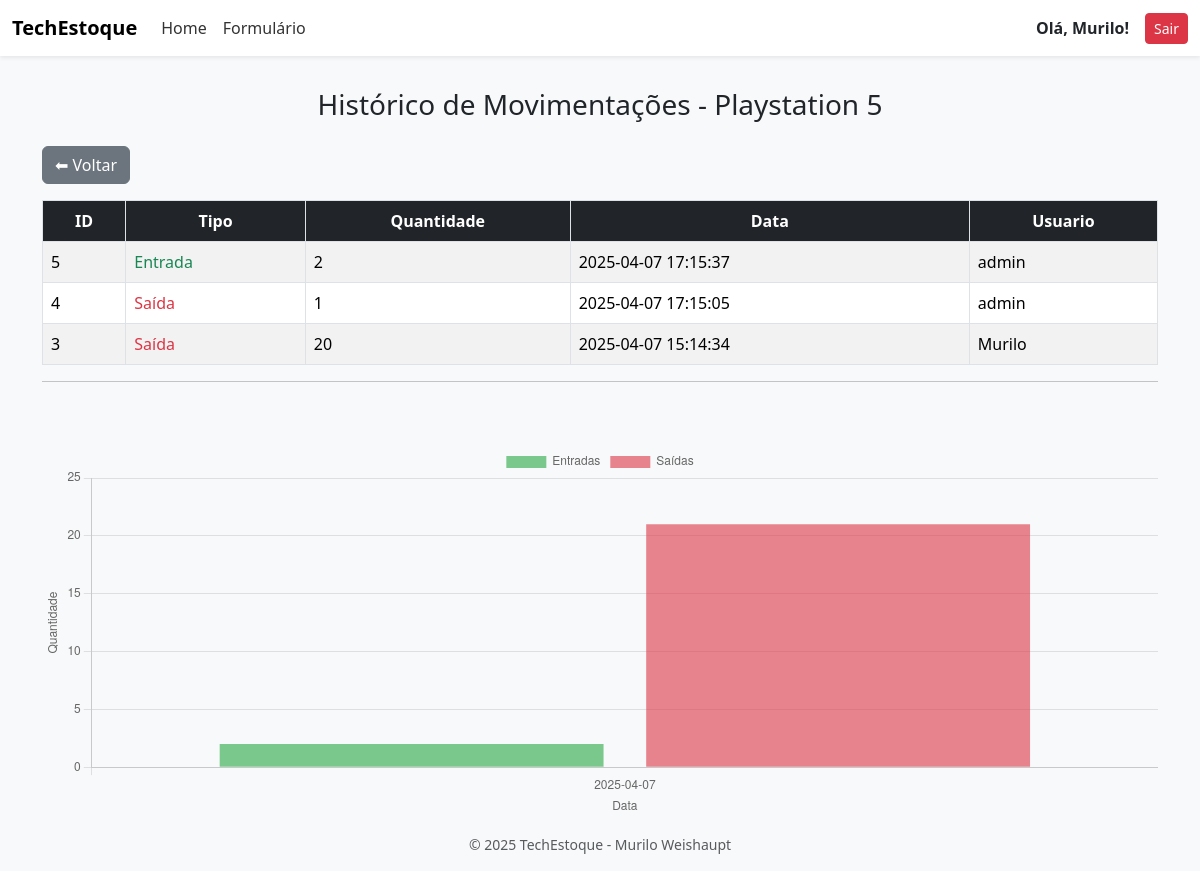
/estoque/historico/3 (signed in), run on the app's committed database.
### tables this page shows
CREATE TABLE usuarios (
                    id INTEGER PRIMARY KEY AUTOINCREMENT,
                    nome TEXT NOT NULL,
                    email TEXT UNIQUE NOT NULL,
                    senha TEXT NOT NULL,
                    tipo TEXT CHECK(tipo IN ('admin', 'comum')) NOT NULL DEFAULT 'comum');

CREATE TABLE produtos (
                    ID INTEGER PRIMARY KEY AUTOINCREMENT,
                    NOME TEXT,
                    QUANTIDADE_ESTOQUE INTEGER,
                    FABRICANTE TEXT,
                    DESCRICAO TEXT,
                    PRECO REAL);

CREATE TABLE movimentacoes (
                    id INTEGER PRIMARY KEY AUTOINCREMENT,
                    produto_id INTEGER,
                    quantidade INTEGER NOT NULL,
                    tipo_movimentacao TEXT CHECK(tipo_movimentacao in ('entrada', 'saida')) NOT NULL,
                    data TIMESTAMP DEFAULT CURRENT_TIMESTAMP,
                    usuario_id INTEGER,
                    FOREIGN KEY (produto_id) REFERENCES produtos(id),
                    FOREIGN KEY (usuario_id) REFERENCES usuarios(id)
                    );

### routes/produto.py (the view)
@bp_produto.route("/historico/<int:id>")
def historico_produto(id):
    if "user_id" not in session:
        flash("Você precisa fazer login!")
        return redirect(url_for("auth.login"))
    with sql.connect("form_db.db") as con:
        con.row_factory = sql.Row
        cur = con.cursor()
        cur.execute("SELECT * FROM produtos WHERE ID = ?", (id,))
        produto = cur.fetchone()
        cur.execute('''
                    SELECT m.*, u.nome as nome_usuario
                    FROM movimentacoes m
                    JOIN usuarios u ON m.usuario_id = u.id
                    WHERE m.produto_id = ?
                    ORDER BY m.data DESC
                    ''', (id,))
        historico = cur.fetchall()
        cur.execute('''
                    SELECT tipo_movimentacao, DATE(data) as dia, SUM(quantidade) as total
                    FROM movimentacoes
                    WHERE produto_id = ?
                    GROUP BY dia, tipo_movimentacao
                    ORDER BY dia ASC
                    ''', (id,))
        movimentacoes_agrupadas = cur.fetchall()
        movimentacoes_agrupadas_dict = [
            {
                "dia":  row["dia"],
                "tipo_movimentacao": row["tipo_movimentacao"],
                "total": row["total"]
            } for row in movimentacoes_agrupadas
        ]
    return render_template("historico_produto.html", produto=produto, historico=historico, movimentacoes_agrupadas=movimentacoes_agrupadas_dict)

### templates/historico_produto.html (shortened to what this page needs)
{% extends 'layout.html' %}
{% block body %}
<h3 class="text-center mb-4">Histórico de Movimentações - {{ produto.NOME }}</h3>
<a href="{{ url_for('produto.index') }}" class="btn btn-secondary mb-3">⬅ Voltar</a>
<table class="table table-striped table-bordered">
  <thead class="thead-dark">
    <tr>
      <th>ID</th>
      <th>Tipo</th>
      <th>Quantidade</th>
      <th>Data</th>
      <th>Usuario</th>
    </tr>
  </thead>
  <tbody>
    {% for mov in historico %}
    <tr>
      <td>{{ mov.id }}</td>
      <td>
        {% if mov.tipo_movimentacao == 'entrada' %}
          <span class="text-success">Entrada</span>
        {% else %}
          <span class="text-danger">Saída</span>
        {% endif %}
      </td>
      <td>{{ mov.quantidade }}</td>
      <td>{{ mov.data }}</td>
      <td>{{ mov.nome_usuario }}</td>
    </tr>
    {% else %}
    <tr>
      <td colspan="5" class="text-center text-muted">Sem movimentações registradas.</td>
    </tr>
    {% endfor %}
  </tbody>
</table>
<hr>
<br>
<br>
<canvas id="graficoMovimentacoes" height="100"></canvas>
<script>
  const dadosBrutos = JSON.parse('{{ movimentacoes_agrupadas | tojson | safe }}');
  const diasUnicos = [...new Set(dadosBrutos.map(m => m.dia))];
  const entradas = diasUnicos.map(dia => {
    const mov = dadosBrutos.find(m => m.dia === dia && m.tipo_movimentacao === 'entrada');
    return mov ? mov.total : 0;
  });
  const saidas = diasUnicos.map(dia => {
    const mov = dadosBrutos.find(m => m.dia === dia && m.tipo_movimentacao === 'saida');
    return mov ? mov.total : 0;
  });
  const ctx = document.getElementById('graficoMovimentacoes').getContext('2d');
  new Chart(ctx, {
    type: 'bar',
    data: {
      labels: diasUnicos,
      datasets: [
        {
          label: 'Entradas',
          data: entradas,
          backgroundColor: 'rgba(40, 167, 69, 0.6)',
        },
        {
          label: 'Saídas',
          data: saidas,
          backgroundColor: 'rgba(220, 53, 69, 0.6)',
        }
      ]
    },
    options: {
      responsive: true,
      scales: {
        y: {
          beginAtZero: true,
          title: {
            display: true,
            text: 'Quantidade'
          }
        },
        x: {
          title: {
            display: true,
            text: 'Data'
          }
        }
      }
    }
  });
</script>
{% endblock %}

### templates/layout.html (shortened to what this page needs)
<!DOCTYPE html>
<html lang="pt-br">
<head>
    <link href="https://cdn.jsdelivr.net/npm/bootstrap@5.3.3/dist/css/bootstrap.min.css" rel="stylesheet">
    <link rel="stylesheet" href="{{ url_for('static', filename='css/style.css') }}">
    <link rel="stylesheet" href="{{ url_for('static', filename='css/adiciona_user.css') }}">
</head>
<body class="bg-light d-flex flex-column min-vh-100">
    <header>
        {% if request.endpoint != 'auth.login' %}
        <nav class="navbar navbar-expand-lg shadow-sm">
            <div class="container-fluid">
                <a class="navbar-brand fw-bold" href="{{ url_for('produto.index') }}">TechEstoque </a>
                <div class="collapse navbar-collapse justify-content-between" id="navbarNavAltMarkup">
                    <div class="navbar-nav">
                        <a class="nav-link" href="{{ url_for('produto.index') }}">Home</a>
                        <a class="nav-link" href="{{ url_for('produto.add_produto') }}">Formulário</a>
                    </div>
                    {% if session.user_name %}
                    <div class="d-flex align-items-center">
                        <span class="me-3 fw-semibold">Olá, {{ session.user_name }}!</span>
                        <a href="{{ url_for('auth.logout') }}" class="btn btn-danger btn-sm">Sair</a>
                    </div>
                    {% endif %}
                </div>
            </div>
        </nav>
        {% endif %}
    </header>
    <div class="container pt-3">
        {% block body %}
        {% endblock %}
    </div>
    <footer class="mt-auto text-center text-muted py-3 small">
        &copy; 2025 TechEstoque - Murilo Weishaupt
    </footer>
</body>
</html>

### static/css/style.css (style rules this page uses)
body { background-color: #f8f9fa; font-family: 'Segoe UI', Tahoma, Geneva, Verdana, sans-serif; }
thead th { text-align: center; vertical-align: middle; }
.table thead th { background-color: #212529; color: #fff; }

### templates/layout.html (style rules this page uses)
body { background-color: #f5f7fa; }
.navbar { background-color: #ffffff; }
.navbar .nav-link { color: #333; }

### data on the page
usuarios: user_name "Murilo"
produtos: NOME "Playstation 5"
movimentacoes: id "5", tipo_movimentacao "Entrada", quantidade "2", data "2025-04-07 17:15:37", nome_usuario "admin"
movimentacoes: id "4", tipo_movimentacao "Saída", quantidade "1", data "2025-04-07 17:15:05", nome_usuario "admin"
movimentacoes: id "3", tipo_movimentacao "Saída", quantidade "20", data "2025-04-07 15:14:34", nome_usuario "Murilo"
